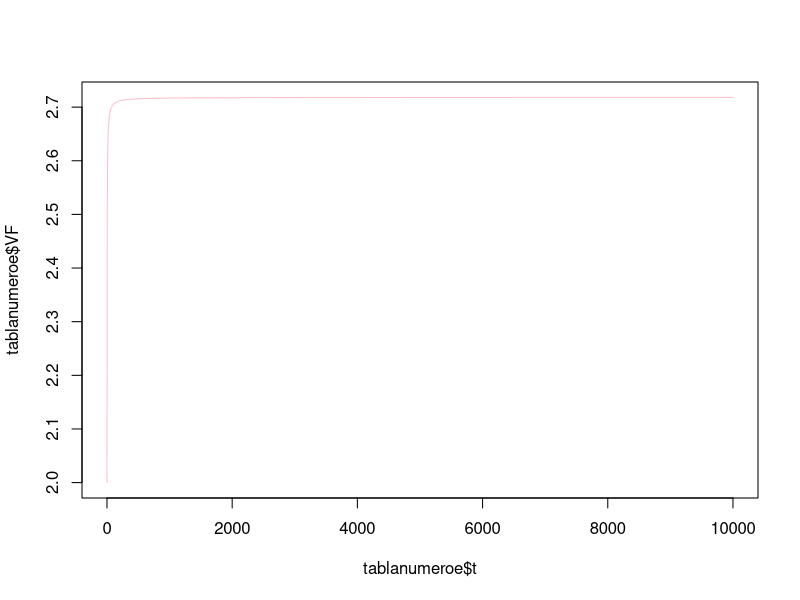

R code for this plot:
# Este es  nuestro primer script de R en clase:
# Creamos un objeto número llamado "a":
a=5
# Creamos un objeto númerico llamado "A":
A=5
# Creamos un objeto númerico llamado "A.2"
A.2=5
# Creamos un vector de números
vector1=c(1,2,pi,10)
# Creamos un vector con una secuencia de números del 1 al 100,000
t=1:100000
# Creamos una secuencia de números pero ahora se incrementan en #0.02 unidades
t2=seq(from=1,to=10,by=0.02)
# Creamos un objeto con una sola cadena de texto:
objetoTexto1="UMSNH"
# Creamos un vector con cadenas de texto:
vectorTexto1=c("FCCA","UMSNH","2024")

# Creamos un objeto tipo data.frame con los cálculos del número e:
# Creamos los objetos que serán insumos para el cálculo de VF:
i=1
nTotal= 10000
t=1:nTotal
VA=1
tablanumeroe= data.frame(
                         t=t,
                        VF=VA*(1+(i/t))^t
                         )
 # Creamos un objeto tipo lista con la tabla del número e y algunos otros objetos
objetoLista1=list(
                  tablaE=tablanumeroe,
                  valorActual=VA,
                  tasaInteres=i,
                  periodosSimulados=nTotal
                  )
 # Ahora grafico los valores de la tabla del numero e:
plot(x=tablanumeroe$t,y=tablanumeroe$VF,type="l",col="pink")

